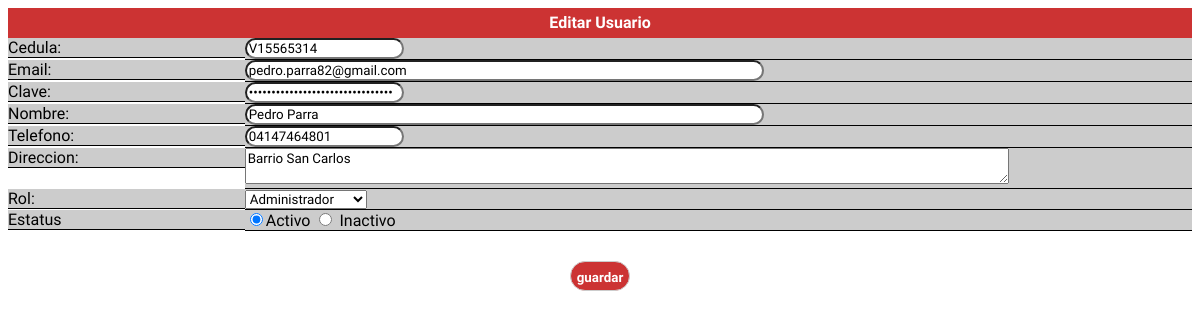
Page /vista/usuario/editar_usuario.php?cod_usu=1 on the committed database.
### tables this page shows
CREATE TABLE `usuario` (
  `cod_usu` int(11) NOT NULL,
  `ced_usu` varchar(20) NOT NULL,
  `ema_usu` varchar(100) NOT NULL,
  `cla_usu` varchar(32) NOT NULL,
  `nom_usu` varchar(60) NOT NULL,
  `tel_usu` varchar(20) NOT NULL,
  `dir_usu` varchar(100) NOT NULL,
  `fky_rol` int(11) NOT NULL,
  `est_usu` char(1) NOT NULL
);

### clase/usuario/usuario.class.php (called while the page is built, shortened)
<?php
require_once("../../clase/utilidad/utilidad.class.php");
class usuario extends utilidad
{
		public function buscar($cod_usu)
		{
			$sql ="select * from usuario where cod_usu = $cod_usu";
			$usu = $this->ejecutar($sql);
			$dat_usu = $this->extraer_dato($usu);
			return $dat_usu;
		}
}
?>

### clase/utilidad/utilidad.class.php (called while the page is built, shortened)
<?php
class utilidad
{
    private  $con_bdt;
    public function __construct()
      {
      $this->con_bdt=@mysqli_connect("localhost","root","13081","sistfact");
      }
   protected function ejecutar($sql)
   {
         $ret=mysqli_query($this->con_bdt,$sql);
         return $ret;
      }
    public function extraer_dato($puntero)
      {
        return mysqli_fetch_assoc($puntero);
      }
}
?>

### clase/rol/rol.class.php (called while the page is built, shortened)
<?php
require("../../clase/utilidad/utilidad.class.php");
class rol extends utilidad
{
		public function listar() {
	    $sql="select * from rol";
	    $lis=$this->ejecutar($sql);
		return $lis;
		}
}
?>

### vista/usuario/editar_usuario.php (the view, shortened to what this page needs)
<?php
require("../../clase/rol/rol.class.php");
require("../../clase/usuario/usuario.class.php");
$obj_rol = new rol;
$obj_usu = new usuario;
$cod_usu = $_GET["cod_usu"];
$dat_usu=$obj_usu->buscar($cod_usu);
 ?>
<!DOCTYPE html>
<html lang="es">
<head>
	<link rel="stylesheet" type="text/css" href="../../css/estilo.css">
</head>
<body>
	<form action="../../controlador/usuario/controlador_usuario.php" method="POST" id="for_usu">
	<div class="titulo letra_blanca altura30 pocision">Editar Usuario</div>
		<div class="izq">
			<label>
				Cedula:
			</label>
		</div>
		<div class="der">
			<input type="text" name="ced_usu" id="ced_usu" size="15" maxlength="11" value="<?php echo $dat_usu['ced_usu'] ?>">
		</div>
		<div class="izq">
			<label>
				Email:
			</label>
		</div>
		<div class="der">
			<input type="text" name="ema_usu" id="ema_usu" size="60" maxlength="55" value="<?php echo $dat_usu['ema_usu'] ?>">
		</div>
		<div class="izq">
			<label>
				Clave:
			</label>
		</div>
		<div class="der">
			<input type="password" name="cla_usu" id="cla_usu" size="15" maxlength="11" value="<?php echo $dat_usu['cla_usu'] ?>">
		</div>
		<div class="izq">
			<label>
				Nombre:
			</label>
		</div>
		<div class="der">
			<input type="text" name="nom_usu" id="nom_usu" size="60" maxlength="50" value="<?php echo $dat_usu['nom_usu'] ?>">
		</div>
		<div class="izq">
			<label>
				Telefono:
			</label>
		</div>
		<div class="der">
			<input type="text" name="tel_usu" id="tel_usu" size="15" maxlength="11" value="<?php echo $dat_usu['tel_usu'] ?>"  onkeydown="return validar_numero(event)">
		</div>
		<div class="izq">
			<label>
				Direccion:
			</label>
		</div>
		<div class="der">
		<textarea name="dir_usu" id="dir_usu" ><?php echo $dat_usu['dir_usu'] ?></textarea>
		</div>
		<div class="izq">
			<label>
				Rol:
			</label>
		</div>
		<div class="der">
		<select name="fky_rol" id="fky_rol">
				<?php
						$rol=$obj_rol->listar();
						while(  ($dat_rol=$obj_rol->extraer_dato($rol)) >0)
						{
								if ($dat_rol['cod_rol']==$dat_usu['fky_rol'])
								{
							echo "<option value='$dat_rol[cod_rol]' selected >$dat_rol[nom_rol] </option>";
								}else
								{
							echo "<option value='$dat_rol[cod_rol]'$dat_rol[nom_rol] </option>";
								}
						}
				 ?>
		</select>
		</div>
		<div class="izq">
			<label>
				Estatus
			</label>
		</div>
		<div class="der">
			<?php
					if($dat_usu["est_usu"]=='A')
					{
				echo '<input type="radio" name="est_usu" value="A" checked="">Activo
					  <input type="radio" name="est_usu" value="I"> Inactivo';
					}else
					{
				echo '<input type="radio" name="est_usu" value="A" >Activo
					  <input type="radio" name="est_usu" value="I" checked=""> Inactivo';
					}
		    ?>
		</div>
		<div class="pie_formulario pocision letra_blanca">
			<input type="button" name="bot_gua" value="guardar" onclick="validar_usuario()">
		</div>
	</form>
</body>
</html>

### css/estilo.css (style rules this page uses)
* { font-family: 'Poiret One', cursive; }
.titulo, input[type="submit"], input[type="button"] { background-color: #cc3333; font-weight: bold; }
.letra_blanca, input[type="submit"], input[type="button"] { color: #ffffff; }
.altura30, input[type="submit"], input[type="button"] { height: 30px; line-height: 30px; }
.pocision { text-align: center; }
.izq { width: 20%; }
.der { width: 80%; }
.izq, .der { float: left; background-color: #CCCCCC; border-bottom: 1px solid; }
textarea { width: 80%; height: 90%; }
input[type="submit"], input[type="button"] { border-radius: 25px; border: 1px solid #CCCCCC; margin-top: 30px; }
input[type="text"], input[type="tel"], input[type="password"] { border-radius: 15px; }

### rows in the picture
usuario: ced_usu "V15565314", ema_usu "pedro.parra82@gmail.com", nom_usu "Pedro Parra", tel_usu "04147464801", dir_usu "Barrio San Carlos"

### other values in the picture
form field fky_rol "Administrador"
